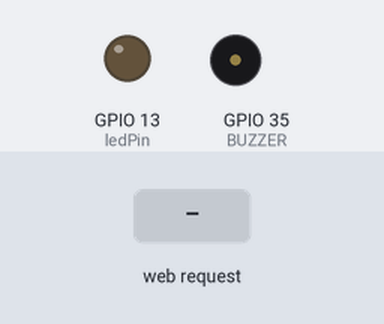
Recording of a sketch running on a simulated ESP32. Parts: output pins drawn as LEDs (lit = HIGH), buzzer (waves = sounding, pin HIGH). The test bench sets the inputs (shaded band). WiFi joins after 1.5 s; servers stay silent unless stated; what the sketch prints to the serial monitor is not drawn.

Above: at 2.7 s.
2.8 s: HTTP request GET /LED_ON received
At 3.6 s:
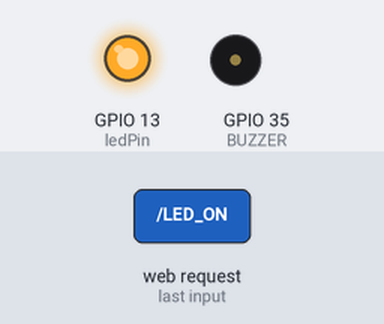
4.3 s: HTTP request GET /BUZZ_ON received
At 4.7 s:
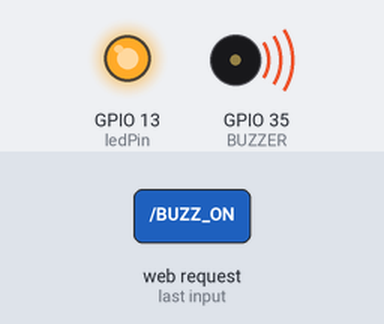
5.8 s: HTTP request GET /LED_OFF received
At 7.0 s:
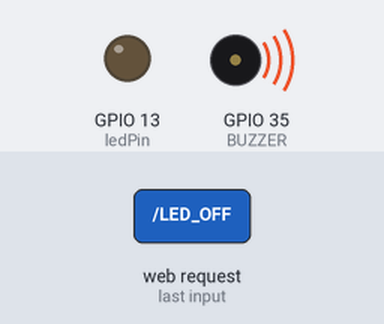
7.3 s: HTTP request GET /BUZZ_OFF received
At 8.2 s:
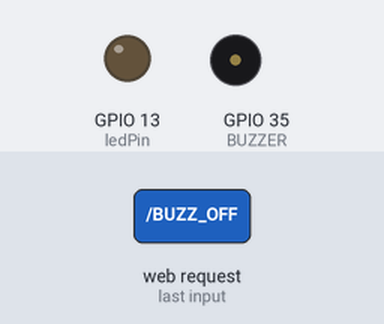
Timing chart, 0 to 9.8 s (numbered marks = the images above; inputs shaded):
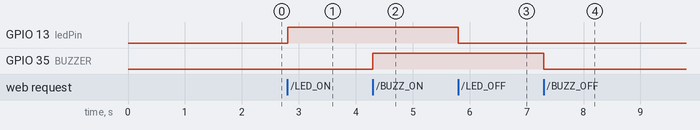

Measured:
- after the input at 2.8 s, GPIO 13 (ledPin): LOW → HIGH at once
- after the input at 4.3 s, GPIO 35 (BUZZER): LOW → HIGH at once
- after the input at 5.8 s, GPIO 13 (ledPin): HIGH → LOW at once
- after the input at 7.3 s, GPIO 35 (BUZZER): HIGH → LOW at once

The sketch:

esp32_web_server.ino
```cpp
#include <WiFi.h>

const char* ssid = "Aura";
const char* password = "1234567890";

// Use GPIO 2 (Built-in LED on most ESP32 boards)
const int ledPin = 13;
const int BUZZER = 35;
WiFiServer server(80);

void setup() {
  Serial.begin(115200);
  pinMode(ledPin, OUTPUT);
  pinMode(BUZZER, OUTPUT);
  digitalWrite(ledPin, LOW);
  digitalWrite(BUZZER, LOW);

  // Connect to Wi-Fi
  Serial.print("Connecting to ");
  Serial.println(ssid);
  WiFi.begin(ssid, password);
  while (WiFi.status() != WL_CONNECTED) {
    delay(500);
    Serial.print(".");
  }

  Serial.println("\nWiFi connected.");
  Serial.println("IP address: ");
  Serial.println(WiFi.localIP());
  server.begin();
}

void loop() {
  WiFiClient client = server.available();

  if (client) {
  Serial.println("New Client.");
    String currentLine = "";
    while (client.connected()) {
      if (client.available()) {
char c = client.read();
        if (c == '\n') {
          if (currentLine.length() == 0) {
            // HTTP headers always start with a response code
            client.println("HTTP/1.1 200 OK");
            client.println("Content-type:text/html");
            client.println();

            client.print("<h1>ESP32 CHAITRA U Web Server</h1>");

// LED Controls
client.print("<h3>ledPin Control</h3>");
client.print("<p>");
client.print("<a href=\"/LED_ON\"><Checkbox style='height:50px;width:100px'>LED ON</Checkbox></a>");
client.print("<a href=\"/LED_OFF\"><Checkbox style='height:50px;width:100px'>LED OFF</Checkbox></a>");
client.print("</p>");

// Buzzer Controls
client.print("<h3>BUZZER Control</h3>");
client.print("<p>");
client.print("<a href=\"/BUZZ_ON\"><Checkbox style='height:50px;width:100px'>BUZZ ON</Checkbox></a>");
client.print("<a href=\"/BUZZ_OFF\"><Checkbox style='height:50px;width:100px'>BUZZ OFF</Checkbox></a>");
client.print("</p>");
            break;
          } else {
            currentLine = "";
          }
        } else if (c != '\r') {
          currentLine += c;
        }

        // LED control
if (currentLine.endsWith("GET /LED_ON")) {
  digitalWrite(ledPin, HIGH);
}
if (currentLine.endsWith("GET /LED_OFF")) {
  digitalWrite(ledPin, LOW);
}

// Buzzer control
if (currentLine.endsWith("GET /BUZZ_ON")) {
  digitalWrite(BUZZER, HIGH);
}
if (currentLine.endsWith("GET /BUZZ_OFF")) {
  digitalWrite(BUZZER, LOW);
}
      }
    }
    client.stop();
    Serial.println("Client Disconnected.");
  }
}
```
